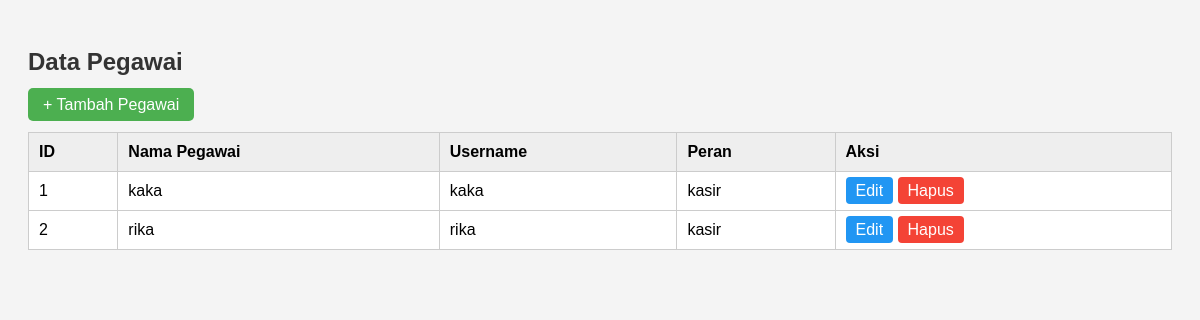
Screenshot of /pegawai/index.php with the database file from the repository.
### tables this page shows
CREATE TABLE `pegawai` (
  `id_pegawai` int(11) NOT NULL,
  `nama_pegawai` varchar(20) NOT NULL,
  `username` varchar(20) NOT NULL,
  `password` varchar(20) NOT NULL,
  `peran` enum('admin','gudang','kasir','finance') NOT NULL
);

### pegawai/index.php (the view, shortened to what this page needs)
<?php
include "../koneksi.php";
?>
<!DOCTYPE html>
<html>
<head>
    <link rel="stylesheet" href="style.css">
</head>
<body>
    <h2>Data Pegawai</h2>
    <a href="tambah.php" class="btn">+ Tambah Pegawai</a>
    <br><br>
    <table>
        <tr>
            <th>ID</th>
            <th>Nama Pegawai</th>
            <th>Username</th>
            <th>Peran</th>
            <th>Aksi</th>
        </tr>
        <?php
        $result = mysqli_query($koneksi, "SELECT * FROM pegawai ORDER BY id_pegawai ASC");
        while ($row = mysqli_fetch_assoc($result)) {
            echo "<tr>
                <td>{$row['id_pegawai']}</td>
                <td>{$row['nama_pegawai']}</td>
                <td>{$row['username']}</td>
                <td>{$row['peran']}</td>
                <td>
                    <a href='edit.php?id={$row['id_pegawai']}' class='edit'>Edit</a>
                    <a href='hapus.php?id={$row['id_pegawai']}' class='hapus' onclick=\"return confirm('Yakin ingin menghapus?')\">Hapus</a>
                </td>
            </tr>";
        }
        ?>
    </table>
</body>
</html>

### pegawai/style.css (style rules this page uses)
body { font-family: Arial, sans-serif; background: #f4f4f4; padding: 20px; }
h2 { color: #333; }
a.btn, button { background: #4CAF50; color: white; padding: 8px 15px; text-decoration: none; border-radius: 5px; border: none; }
table { width: 100%; border-collapse: collapse; background: white; }
table th, table td { border: 1px solid #ccc; padding: 10px; text-align: left; }
table th { background: #eee; }
a.edit { background: #2196F3; color: white; padding: 5px 10px; text-decoration: none; border-radius: 4px; }
a.hapus { background: #f44336; color: white; padding: 5px 10px; text-decoration: none; border-radius: 4px; }

### rows the page displays
pegawai: id_pegawai "1", nama_pegawai "kaka", username "kaka", peran "kasir"
pegawai: id_pegawai "2", nama_pegawai "rika", username "rika", peran "kasir"
